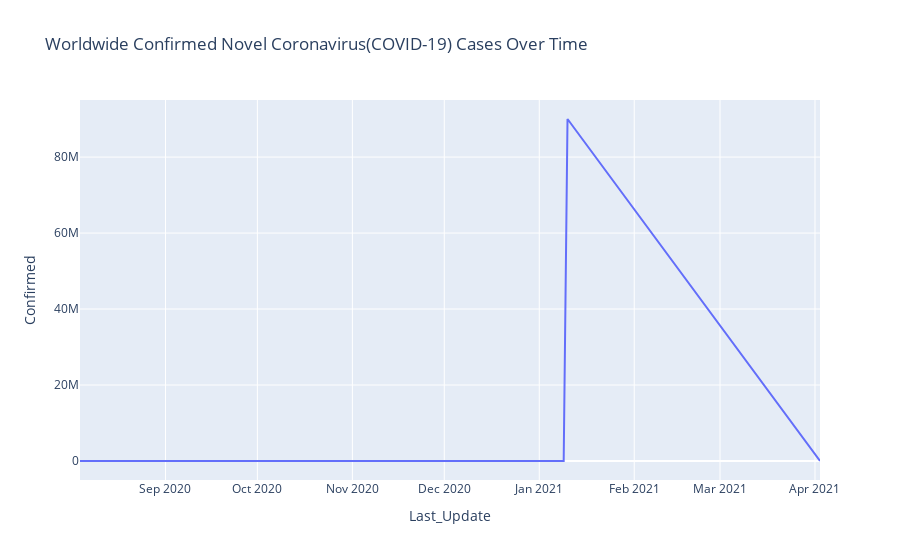

Notebook source saved alongside this figure:
### Code cell
world_wide_pio = covid_data.groupby('Last_Update', as_index = False)['Confirmed'].sum()

fig3 = px.line(world_wide_pio, x='Last_Update', y='Confirmed', title="Worldwide Confirmed Novel Coronavirus(COVID-19) Cases Over Time")

pio.show(fig3)

### Figure 1 — Plotly figure (JSON) as saved in the notebook; plotly's stock layout.template omitted (floating-point values rounded to 4 significant figures)
{"data": [{"hovertemplate": "Last_Update=%{x}<br>Confirmed=%{y}<extra></extra>", "legendgroup": "", "line": {"color": "#636efa", "dash": "solid"}, "marker": {"symbol": "circle"}, "mode": "lines", "name": "", "orientation": "v", "showlegend": false, "type": "scatter", "x": ["2020-08-04 02:27:56", "2020-08-07 22:34:20", "2020-12-21 13:27:30", "2021-01-08 23:22:27", "2021-01-10 05:22:12", "2021-04-02 15:13:53"], "xaxis": "x", "y": [152, 0, 788, 196, 90023279, 399], "yaxis": "y"}], "layout": {"legend": {"tracegroupgap": 0}, "title": {"text": "Worldwide Confirmed Novel Coronavirus(COVID-19) Cases Over Time"}, "xaxis": {"anchor": "y", "domain": [0, 1], "title": {"text": "Last_Update"}}, "yaxis": {"anchor": "x", "domain": [0, 1], "title": {"text": "Confirmed"}}}}
